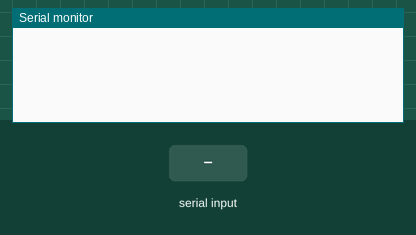
This sketch was run on a simulated Arduino Uno, built for the host (arithmetic inside an expression is 32-bit, double 64-bit). On the bench: the last lines printed to the serial monitor. The test bench sets the inputs (shaded band).

Above: at 1.2 s.
1.3 s: "a" received over Serial
At 3.4 s:
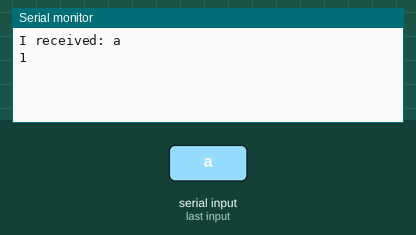
3.8 s: "1" received over Serial
At 5.3 s:
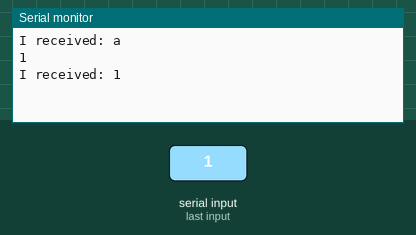

The sketch:

serial_exp_nov11.ino
```cpp
String incomingByte ; // for incoming serial data
int flag;
void setup() {
  Serial.begin(9600); // opens serial port, sets data rate to 9600 bps
}

void loop() {
  // send data only when you receive data:
  if (Serial.available() > 0) {
    // read the incoming byte:
    incomingByte = Serial.readString();

    // say what you got:
    Serial.print("I received: ");
    Serial.println(incomingByte);

    if(incomingByte == 'a'){
      flag += 1;

      Serial.println(flag);
  }
}
}
```

Measured:
- after the input at 1.3 s, the serial monitor: prints a new line after 1.0 s (image 1)
- after the input at 3.8 s, the serial monitor: prints a new line after 1.0 s (image 2)
